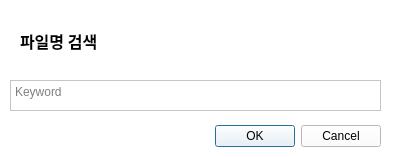
<?xml version="1.0" encoding="UTF-8"?>
<ui version="4.0">
 <class>Dialog</class>
 <widget class="QDialog" name="Dialog">
  <property name="geometry">
   <rect>
    <x>0</x>
    <y>0</y>
    <width>394</width>
    <height>157</height>
   </rect>
  </property>
  <property name="palette">
   <palette>
    <active>
     <colorrole role="WindowText">
      <brush brushstyle="SolidPattern">
       <color alpha="255">
        <red>0</red>
        <green>0</green>
        <blue>0</blue>
       </color>
      </brush>
     </colorrole>
     <colorrole role="Button">
      <brush brushstyle="SolidPattern">
       <color alpha="255">
        <red>255</red>
        <green>255</green>
        <blue>255</blue>
       </color>
      </brush>
     </colorrole>
     <colorrole role="Light">
      <brush brushstyle="SolidPattern">
       <color alpha="255">
        <red>255</red>
        <green>255</green>
        <blue>255</blue>
       </color>
      </brush>
     </colorrole>
     <colorrole role="Midlight">
      <brush brushstyle="SolidPattern">
       <color alpha="255">
        <red>255</red>
        <green>255</green>
        <blue>255</blue>
       </color>
      </brush>
     </colorrole>
     <colorrole role="Dark">
      <brush brushstyle="SolidPattern">
       <color alpha="255">
        <red>127</red>
        <green>127</green>
        <blue>127</blue>
       </color>
      </brush>
     </colorrole>
     <colorrole role="Mid">
      <brush brushstyle="SolidPattern">
       <color alpha="255">
        <red>255</red>
        <green>255</green>
        <blue>255</blue>
       </color>
      </brush>
     </colorrole>
     <colorrole role="Text">
      <brush brushstyle="SolidPattern">
       <color alpha="255">
        <red>0</red>
        <green>0</green>
        <blue>0</blue>
       </color>
      </brush>
     </colorrole>
     <colorrole role="BrightText">
      <brush brushstyle="SolidPattern">
       <color alpha="255">
        <red>255</red>
        <green>255</green>
        <blue>255</blue>
       </color>
      </brush>
     </colorrole>
     <colorrole role="ButtonText">
      <brush brushstyle="SolidPattern">
       <color alpha="255">
        <red>0</red>
        <green>0</green>
        <blue>0</blue>
       </color>
      </brush>
     </colorrole>
     <colorrole role="Base">
      <brush brushstyle="SolidPattern">
       <color alpha="255">
        <red>255</red>
        <green>255</green>
        <blue>255</blue>
       </color>
      </brush>
     </colorrole>
     <colorrole role="Window">
      <brush brushstyle="SolidPattern">
       <color alpha="255">
        <red>255</red>
        <green>255</green>
        <blue>255</blue>
       </color>
      </brush>
     </colorrole>
     <colorrole role="Shadow">
      <brush brushstyle="SolidPattern">
       <color alpha="255">
        <red>0</red>
        <green>0</green>
        <blue>0</blue>
       </color>
      </brush>
     </colorrole>
     <colorrole role="AlternateBase">
      <brush brushstyle="SolidPattern">
       <color alpha="255">
        <red>255</red>
        <green>255</green>
        <blue>255</blue>
       </color>
      </brush>
     </colorrole>
     <colorrole role="ToolTipBase">
      <brush brushstyle="SolidPattern">
       <color alpha="255">
        <red>255</red>
        <green>255</green>
        <blue>220</blue>
       </color>
      </brush>
     </colorrole>
     <colorrole role="ToolTipText">
      <brush brushstyle="SolidPattern">
       <color alpha="255">
        <red>0</red>
        <green>0</green>
        <blue>0</blue>
       </color>
      </brush>
     </colorrole>
    </active>
    <inactive>
     <colorrole role="WindowText">
      <brush brushstyle="SolidPattern">
       <color alpha="255">
        <red>0</red>
        <green>0</green>
        <blue>0</blue>
       </color>
      </brush>
     </colorrole>
     <colorrole role="Button">
      <brush brushstyle="SolidPattern">
       <color alpha="255">
        <red>255</red>
        <green>255</green>
        <blue>255</blue>
       </color>
      </brush>
     </colorrole>
     <colorrole role="Light">
      <brush brushstyle="SolidPattern">
       <color alpha="255">
        <red>255</red>
        <green>255</green>
        <blue>255</blue>
       </color>
      </brush>
     </colorrole>
     <colorrole role="Midlight">
      <brush brushstyle="SolidPattern">
       <color alpha="255">
        <red>255</red>
        <green>255</green>
        <blue>255</blue>
       </color>
      </brush>
     </colorrole>
     <colorrole role="Dark">
      <brush brushstyle="SolidPattern">
       <color alpha="255">
        <red>127</red>
        <green>127</green>
        <blue>127</blue>
       </color>
      </brush>
     </colorrole>
     <colorrole role="Mid">
      <brush brushstyle="SolidPattern">
       <color alpha="255">
        <red>255</red>
        <green>255</green>
        <blue>255</blue>
       </color>
      </brush>
     </colorrole>
     <colorrole role="Text">
      <brush brushstyle="SolidPattern">
       <color alpha="255">
        <red>0</red>
        <green>0</green>
        <blue>0</blue>
       </color>
      </brush>
     </colorrole>
     <colorrole role="BrightText">
      <brush brushstyle="SolidPattern">
       <color alpha="255">
        <red>255</red>
        <green>255</green>
        <blue>255</blue>
       </color>
      </brush>
     </colorrole>
     <colorrole role="ButtonText">
      <brush brushstyle="SolidPattern">
       <color alpha="255">
        <red>0</red>
        <green>0</green>
        <blue>0</blue>
       </color>
      </brush>
     </colorrole>
     <colorrole role="Base">
      <brush brushstyle="SolidPattern">
       <color alpha="255">
        <red>255</red>
        <green>255</green>
        <blue>255</blue>
       </color>
      </brush>
     </colorrole>
     <colorrole role="Window">
      <brush brushstyle="SolidPattern">
       <color alpha="255">
        <red>255</red>
        <green>255</green>
        <blue>255</blue>
       </color>
      </brush>
     </colorrole>
     <colorrole role="Shadow">
      <brush brushstyle="SolidPattern">
       <color alpha="255">
        <red>0</red>
        <green>0</green>
        <blue>0</blue>
       </color>
      </brush>
     </colorrole>
     <colorrole role="AlternateBase">
      <brush brushstyle="SolidPattern">
       <color alpha="255">
        <red>255</red>
        <green>255</green>
        <blue>255</blue>
       </color>
      </brush>
     </colorrole>
     <colorrole role="ToolTipBase">
      <brush brushstyle="SolidPattern">
       <color alpha="255">
        <red>255</red>
        <green>255</green>
        <blue>220</blue>
       </color>
      </brush>
     </colorrole>
     <colorrole role="ToolTipText">
      <brush brushstyle="SolidPattern">
       <color alpha="255">
        <red>0</red>
        <green>0</green>
        <blue>0</blue>
       </color>
      </brush>
     </colorrole>
    </inactive>
    <disabled>
     <colorrole role="WindowText">
      <brush brushstyle="SolidPattern">
       <color alpha="255">
        <red>127</red>
        <green>127</green>
        <blue>127</blue>
       </color>
      </brush>
     </colorrole>
     <colorrole role="Button">
      <brush brushstyle="SolidPattern">
       <color alpha="255">
        <red>255</red>
        <green>255</green>
        <blue>255</blue>
       </color>
      </brush>
     </colorrole>
     <colorrole role="Light">
      <brush brushstyle="SolidPattern">
       <color alpha="255">
        <red>255</red>
        <green>255</green>
        <blue>255</blue>
       </color>
      </brush>
     </colorrole>
     <colorrole role="Midlight">
      <brush brushstyle="SolidPattern">
       <color alpha="255">
        <red>255</red>
        <green>255</green>
        <blue>255</blue>
       </color>
      </brush>
     </colorrole>
     <colorrole role="Dark">
      <brush brushstyle="SolidPattern">
       <color alpha="255">
        <red>127</red>
        <green>127</green>
        <blue>127</blue>
       </color>
      </brush>
     </colorrole>
     <colorrole role="Mid">
      <brush brushstyle="SolidPattern">
       <color alpha="255">
        <red>255</red>
        <green>255</green>
        <blue>255</blue>
       </color>
      </brush>
     </colorrole>
     <colorrole role="Text">
      <brush brushstyle="SolidPattern">
       <color alpha="255">
        <red>127</red>
        <green>127</green>
        <blue>127</blue>
       </color>
      </brush>
     </colorrole>
     <colorrole role="BrightText">
      <brush brushstyle="SolidPattern">
       <color alpha="255">
        <red>255</red>
        <green>255</green>
        <blue>255</blue>
       </color>
      </brush>
     </colorrole>
     <colorrole role="ButtonText">
      <brush brushstyle="SolidPattern">
       <color alpha="255">
        <red>127</red>
        <green>127</green>
        <blue>127</blue>
       </color>
      </brush>
     </colorrole>
     <colorrole role="Base">
      <brush brushstyle="SolidPattern">
       <color alpha="255">
        <red>255</red>
        <green>255</green>
        <blue>255</blue>
       </color>
      </brush>
     </colorrole>
     <colorrole role="Window">
      <brush brushstyle="SolidPattern">
       <color alpha="255">
        <red>255</red>
        <green>255</green>
        <blue>255</blue>
       </color>
      </brush>
     </colorrole>
     <colorrole role="Shadow">
      <brush brushstyle="SolidPattern">
       <color alpha="255">
        <red>0</red>
        <green>0</green>
        <blue>0</blue>
       </color>
      </brush>
     </colorrole>
     <colorrole role="AlternateBase">
      <brush brushstyle="SolidPattern">
       <color alpha="255">
        <red>255</red>
        <green>255</green>
        <blue>255</blue>
       </color>
      </brush>
     </colorrole>
     <colorrole role="ToolTipBase">
      <brush brushstyle="SolidPattern">
       <color alpha="255">
        <red>255</red>
        <green>255</green>
        <blue>220</blue>
       </color>
      </brush>
     </colorrole>
     <colorrole role="ToolTipText">
      <brush brushstyle="SolidPattern">
       <color alpha="255">
        <red>0</red>
        <green>0</green>
        <blue>0</blue>
       </color>
      </brush>
     </colorrole>
    </disabled>
   </palette>
  </property>
  <property name="windowTitle">
   <string>Dialog</string>
  </property>
  <widget class="QDialogButtonBox" name="buttonBox">
   <property name="geometry">
    <rect>
     <x>40</x>
     <y>120</y>
     <width>341</width>
     <height>32</height>
    </rect>
   </property>
   <property name="orientation">
    <enum>Qt::Horizontal</enum>
   </property>
   <property name="standardButtons">
    <set>QDialogButtonBox::Cancel|QDialogButtonBox::Ok</set>
   </property>
  </widget>
  <widget class="QLabel" name="label_2">
   <property name="geometry">
    <rect>
     <x>20</x>
     <y>20</y>
     <width>391</width>
     <height>41</height>
    </rect>
   </property>
   <property name="font">
    <font>
     <family>맑은 고딕</family>
     <pointsize>12</pointsize>
     <weight>75</weight>
     <bold>true</bold>
    </font>
   </property>
   <property name="text">
    <string>파일명 검색</string>
   </property>
  </widget>
  <widget class="QTextEdit" name="textEdit">
   <property name="geometry">
    <rect>
     <x>10</x>
     <y>80</y>
     <width>371</width>
     <height>31</height>
    </rect>
   </property>
   <property name="tabChangesFocus">
    <bool>true</bool>
   </property>
   <property name="tabStopWidth">
    <number>80</number>
   </property>
   <property name="textInteractionFlags">
    <set>Qt::LinksAccessibleByKeyboard|Qt::TextEditable|Qt::TextEditorInteraction|Qt::TextSelectableByKeyboard|Qt::TextSelectableByMouse</set>
   </property>
   <property name="placeholderText">
    <string>Keyword</string>
   </property>
  </widget>
 </widget>
 <resources/>
 <connections>
  <connection>
   <sender>buttonBox</sender>
   <signal>accepted()</signal>
   <receiver>Dialog</receiver>
   <slot>accept()</slot>
   <hints>
    <hint type="sourcelabel">
     <x>258</x>
     <y>134</y>
    </hint>
    <hint type="destinationlabel">
     <x>157</x>
     <y>156</y>
    </hint>
   </hints>
  </connection>
  <connection>
   <sender>buttonBox</sender>
   <signal>rejected()</signal>
   <receiver>Dialog</receiver>
   <slot>reject()</slot>
   <hints>
    <hint type="sourcelabel">
     <x>326</x>
     <y>140</y>
    </hint>
    <hint type="destinationlabel">
     <x>286</x>
     <y>156</y>
    </hint>
   </hints>
  </connection>
 </connections>
</ui>
